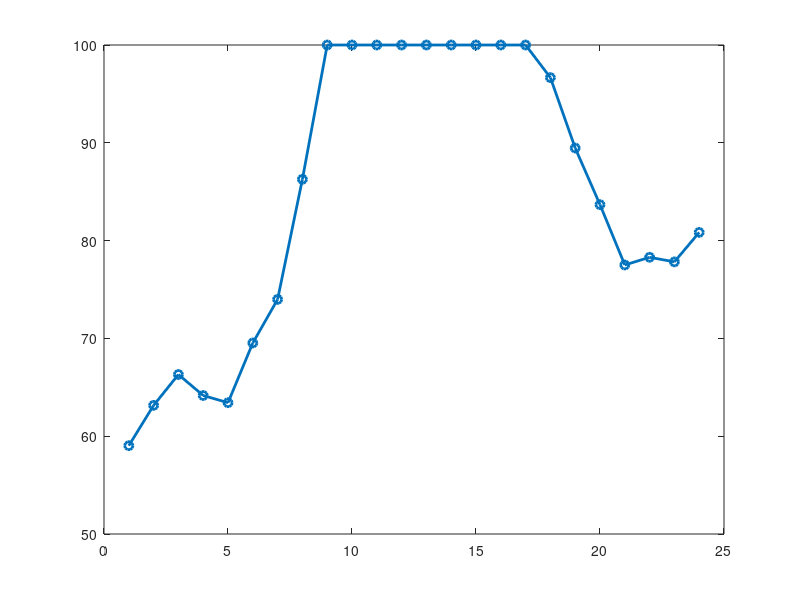

This figure's MATLAB source: (Note: this script raises an error after producing the figure.)

% PROYECTO: Sistema Inteligente de Gestion Energetica (SIGE)
% RETO 3: Algoritmo de control y cargas
% Curso: Software para Ingenieria
% Simulacion de 24 horas del balance energetico de una microred.
% Estudiante: John Ortega

clear;
clc;
close all;

%% 1. CONFIGURACION INICIAL
horas = 1:24;
numero_horas = 24;

capacidad_bateria = 100;
SOC_inicial = 50;
SOC = SOC_inicial;

SOC_minimo = 0;
SOC_maximo = 100;

% Vectores para guardar resultados de cada hora.
SOC_historico = zeros(1, numero_horas);
generacion_historico = zeros(1, numero_horas);
demanda_historico = zeros(1, numero_horas);
balance_historico = zeros(1, numero_horas);
excedente_historico = zeros(1, numero_horas);
faltante_historico = zeros(1, numero_horas);

% Estado inicial de los servicios.
escuela = true;
bombeo = true;
alumbrado = true;

estado_escuela = false(1, numero_horas);
estado_bombeo = false(1, numero_horas);
estado_alumbrado = false(1, numero_horas);

%% 2. GENERACION SOLAR
P_max_solar = 25;
generacion_solar = zeros(1, 24);
horas_dia = 6:18;

generacion_solar(horas_dia) = P_max_solar * ...
    sin(pi * (horas_dia - 6) / 12);

generacion_solar([1:5, 19:24]) = 0;

%% 3. GENERACION EOLICA
P_max_eolica = 15;
rng(7);

tendencia_viento = 7 + 4 * ...
    sin(2 * pi * horas / 9 + 1.5);

rafagas = 3 * randn(1, 24);
generacion_eolica = tendencia_viento + rafagas;
generacion_eolica = max(generacion_eolica, 0);
generacion_eolica = min(generacion_eolica, P_max_eolica);

%% 4. DEMANDA DE LA COMUNIDAD
demanda = zeros(1, 24);

horas_min = [1:5, 22:24];
demanda(horas_min) = 2 + (4 - 2) * ...
    rand(1, length(horas_min));

horas_diurnas = 6:17;
demanda(horas_diurnas) = 6 + (10 - 6) * ...
    rand(1, length(horas_diurnas));

horas_pico = 18:21;
perfil_pico = [12, 15, 15, 13];
demanda(horas_pico) = perfil_pico;

%% 5. CALCULO DE LA GENERACION HIBRIDA
generacion_total = generacion_solar + generacion_eolica;

%% 6. SIMULACION DEL CONTROL DURANTE 24 HORAS

% REPORTE HORIZONTAL: UNA FILA POR CADA HORA
fprintf('\n');
fprintf('===============================================================================================================\n');
fprintf('                    REPORTE HORARIO DEL CONTROL ENERGETICO SIGE - RETO 3\n');
fprintf('===============================================================================================================\n');
fprintf('Capacidad bateria: %.2f kWh | SOC inicial: %.2f %% | Horas simuladas: %d\n\n', ...
    capacidad_bateria, SOC_inicial, numero_horas);

fprintf('Hora | Generacion | Demanda | Balance | SOC (%%) | Escuela | Bombeo | Alumbrado\n');
fprintf('-----|------------|---------|---------|---------|---------|--------|----------\n');

% Ciclo completo de 24 horas.
hora = 1;

while hora <= numero_horas

    Egen = generacion_total(hora);
    Edem = demanda(hora);

    % Calcular balance energetico.
    balance = Egen - Edem;

    excedente = 0;
    faltante = 0;

    %% 6.1. DECISION SEGUN EL BALANCE ENERGETICO
    if balance >= 0

        % Superavit: almacenar el excedente.
        excedente = balance;
        SOC = SOC + (excedente / capacidad_bateria) * 100;

        % Limitar SOC entre 0 % y 100 %.
        SOC = min(max(SOC, SOC_minimo), SOC_maximo);

        escuela = true;
        bombeo = true;
        alumbrado = true;

    else

        % Deficit: descontar la energia faltante.
        faltante = abs(balance);
        SOC = SOC - (faltante / capacidad_bateria) * 100;

        % Limitar SOC entre 0 % y 100 %.
        SOC = min(max(SOC, SOC_minimo), SOC_maximo);

        %% 6.2. CONTROL DE PRIORIDAD DE LAS CARGAS
        if SOC > 40

            % Rango seguro.
            escuela = true;
            bombeo = true;
            alumbrado = true;

        elseif SOC > 20

            % Rango de alerta: desconectar alumbrado.
            escuela = true;
            bombeo = true;
            alumbrado = false;

        else

            % Rango de emergencia: desconectar alumbrado y bombeo.
            escuela = true;
            bombeo = false;
            alumbrado = false;

        end
    end

    %% 6.3. VALIDAR SOC Y REGISTRAR RESULTADOS
    SOC = min(max(SOC, SOC_minimo), SOC_maximo);

    assert(SOC >= SOC_minimo && SOC <= SOC_maximo, ...
        'Error: SOC fuera del intervalo permitido en la hora %d.', hora);

    SOC_historico(hora) = SOC;
    generacion_historico(hora) = Egen;
    demanda_historico(hora) = Edem;
    balance_historico(hora) = balance;
    excedente_historico(hora) = excedente;
    faltante_historico(hora) = faltante;

    estado_escuela(hora) = escuela;
    estado_bombeo(hora) = bombeo;
    estado_alumbrado(hora) = alumbrado;

    %% 6.4. REPORTE HORIZONTAL
    if escuela
        texto_escuela = 'ACTIVA';
    else
        texto_escuela = 'OFF';
    end

    if bombeo
        texto_bombeo = 'ACTIVO';
    else
        texto_bombeo = 'OFF';
    end

    if alumbrado
        texto_alumbrado = 'ACTIVO';
    else
        texto_alumbrado = 'OFF';
    end

    % Imprimir todos los datos en una sola fila.
    fprintf('%4d | %10.2f | %7.2f | %7.2f | %7.2f | %-7s | %-6s | %-8s\n', ...
        hora, Egen, Edem, balance, SOC, ...
        texto_escuela, texto_bombeo, texto_alumbrado);

    % Incrementar el contador de hora.
    hora = hora + 1;
end

%% 7. RESUMEN FINAL
fprintf('\n===============================================================================================================\n');
fprintf('                                      RESUMEN FINAL DEL SIGE\n');
fprintf('===============================================================================================================\n');

fprintf('SOC inicial: %.2f %% | SOC final: %.2f %% | SOC minimo: %.2f %% | SOC maximo: %.2f %%\n', ...
    SOC_inicial, SOC_historico(end), ...
    min(SOC_historico), max(SOC_historico));

% Verificar el SOC durante las 24 horas.
if all(SOC_historico >= SOC_minimo & ...
       SOC_historico <= SOC_maximo)

    fprintf('VERIFICACION CORRECTA: SOC entre 0%% y 100%%.\n');

else
    error('Se detecto un SOC fuera del intervalo permitido.');
end

fprintf('Horas con superavit: %2d | Horas con deficit: %2d\n', ...
    sum(balance_historico >= 0), ...
    sum(balance_historico < 0));

fprintf('Alumbrado suspendido: %2d horas | Bombeo suspendido: %2d horas | Escuela activa: %2d horas\n', ...
    sum(~estado_alumbrado), ...
    sum(~estado_bombeo), ...
    sum(estado_escuela));

%% 8. GRAFICA DEL ESTADO DE CARGA DE LA BATERIA
figure('Name', 'Control de bateria SIGE - Reto 3', ...
    'NumberTitle', 'off');

plot(horas, SOC_historico, '-o', 'LineWidth', 2);
hold on;

yline(40, '--', 'Limite de alerta: 40 %');
yline(20, '--', 'Limite de emergencia: 20 %');
yline(100, ':', 'Carga maxima: 100 %');
yline(0, ':', 'Carga minima: 0 %');

hold off;

title('Estado de carga de la bateria durante 24 horas');
xlabel('Hora del dia');
ylabel('Estado de carga SOC (%)');

xticks(1:24);
xlim([1 24]);
ylim([0 100]);
grid on;

%% 9. GRAFICA DEL BALANCE ENERGETICO
figure('Name', 'Balance energetico SIGE - Reto 3', ...
    'NumberTitle', 'off');

bar(horas, balance_historico);

title('Balance energetico por hora');
xlabel('Hora del dia');
ylabel('Balance (kW)');

xticks(1:24);
xlim([0 25]);
yline(0, '-k');
grid on;

fprintf('\nSimulacion de 24 horas finalizada.\n');
